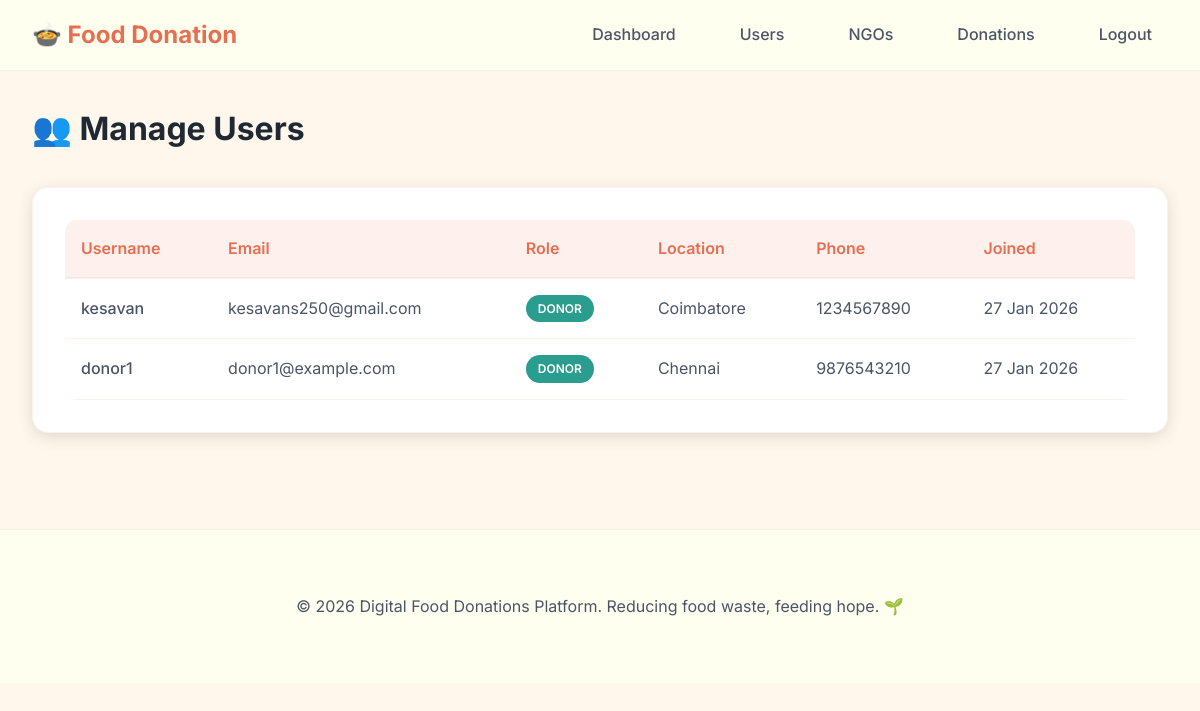
The app's page /admin/users (signed in) with its own data.
### models.py (models this page shows, shortened)
class User(db.Model, UserMixin):
    __tablename__ = 'user'
    id = db.Column(db.Integer, primary_key=True)
    username = db.Column(db.String(80), unique=True, nullable=False)
    email = db.Column(db.String(120), unique=True, nullable=False)
    password_hash = db.Column(db.String(200), nullable=False)
    phone_number = db.Column(db.String(15), nullable=False)
    location = db.Column(db.String(100), nullable=False)
    role = db.Column(db.String(20), nullable=False)  # 'donor' or 'recipient'
    is_active = db.Column(db.Boolean, default=True)
    created_at = db.Column(db.DateTime, default=datetime.utcnow)
    donations = db.relationship('Donation', backref='donor', lazy=True, foreign_keys='Donation.donor_id')

### app.py (the view)
@app.route('/admin/users')
@login_required
@role_required('admin')
def admin_users():
    users = User.query.order_by(User.created_at.desc()).all()
    return render_template('admin/users.html', users=users)

### app.py (called while the page is built)
@login_manager.user_loader
def load_user(user_id):
    user_type = session.get('user_type')
    if user_type == 'user':
        return User.query.get(int(user_id))
    elif user_type == 'ngo':
        return NGO.query.get(int(user_id))
    elif user_type == 'admin':
        return Admin.query.get(int(user_id))
    return None

def role_required(role):
    def decorator(f):
        @wraps(f)
        def decorated_function(*args, **kwargs):
            if not current_user.is_authenticated:
                flash('Please login to access this page.', 'warning')
                return redirect(url_for('login'))
            if session.get('user_type') != role:
                flash('You do not have permission to access this page.', 'danger')
                return redirect(url_for('index'))
            return f(*args, **kwargs)
        return decorated_function
    return decorator

### templates/admin/users.html (shortened to what this page needs)
{% extends "base.html" %}
{% block content %}
<div class="container">
    <h1>👥 Manage Users</h1>
    <div class="card fade-in" style="margin-top: 2rem;">
        <div class="table-container">
            <table>
                <thead>
                    <tr>
                        <th>Username</th>
                        <th>Email</th>
                        <th>Role</th>
                        <th>Location</th>
                        <th>Phone</th>
                        <th>Joined</th>
                    </tr>
                </thead>
                <tbody>
                    {% for user in users %}
                    <tr>
                        <td style="font-weight: 500;">{{ user.username }}</td>
                        <td>{{ user.email }}</td>
                        <td>
                            {% if user.role == 'donor' %}
                            <span class="badge badge-success">Donor</span>
                            {% else %}
                            <span class="badge badge-info">Recipient</span>
                            {% endif %}
                        </td>
                        <td>{{ user.location }}</td>
                        <td>{{ user.phone_number }}</td>
                        <td>{{ user.created_at.strftime('%d %b %Y') }}</td>
                    </tr>
                    {% endfor %}
                </tbody>
            </table>
        </div>
    </div>
</div>
{% endblock %}

### static/css/style.css (style rules this page uses)
:root { --primary: #E76F51; --primary-dark: #d15a3d; --primary-light: #f08c71; --secondary: #2A9D8F; --secondary-dark: #21867a; --accent: #F4A261; --card-bg: #FFFFFF; --bg-primary: #FFF7EC; --bg-secondary: #fffefd; --bg-tertiary: #fdf9f4; --text-primary: #1F2933; --text-secondary: #4a5568; --text-muted: #718096; --success: #2A9D8F; --warning: #F4A261; --danger: #E76F51; --info: #3b82f6; --glass-bg: rgba(255, 255, 240, 0.9); --glass-border: rgba(231, 111, 81, 0.1); --shadow-sm: 0 2px 8px rgba(0, 0, 0, 0.08); --shadow-md: 0 4px 16px rgba(0, 0, 0, 0.12); --shadow-lg: 0 8px 32px rgba(0, 0, 0, 0.16); --shadow-glow: 0 0 20px rgba(231, 111, 81, 0.2); --transition: all 0.3s cubic-bezier(0.4, 0, 0.2, 1); }
* { margin: 0; padding: 0; box-sizing: border-box; }
body { font-family: 'Inter', sans-serif; background: var(--bg-primary); color: var(--text-primary); line-height: 1.6; min-height: 100vh; }
.card { background: var(--card-bg); backdrop-filter: blur(10px); border: 1px solid var(--glass-border); border-radius: 16px; padding: 2rem; box-shadow: var(--shadow-md); transition: var(--transition); }
.badge { padding: 0.25rem 0.75rem; border-radius: 20px; font-size: 0.75rem; font-weight: 600; text-transform: uppercase; display: inline-block; }
.badge-success { background: var(--success); color: white; }
.table-container { overflow-x: auto; border-radius: 12px; background: var(--card-bg); backdrop-filter: blur(10px); }
table { width: 100%; border-collapse: collapse; }
thead { background: rgba(231, 111, 81, 0.1); }
th { padding: 1rem; text-align: left; font-weight: 600; color: var(--primary); border-bottom: 2px solid var(--glass-border); }
td { padding: 1rem; border-bottom: 1px solid var(--glass-border); color: var(--text-secondary); }
.container { max-width: 1200px; margin: 0 auto; padding: 2rem; }
.fade-in { animation: fadeIn 0.5s ease-out; }

### records on screen
User: username "kesavan", email "kesavans250@gmail.com", role "DONOR", location "Coimbatore", phone_number "1234567890", created_at "27 Jan 2026"
User: username "donor1", email "donor1@example.com", role "DONOR", location "Chennai", phone_number "9876543210", created_at "27 Jan 2026"
